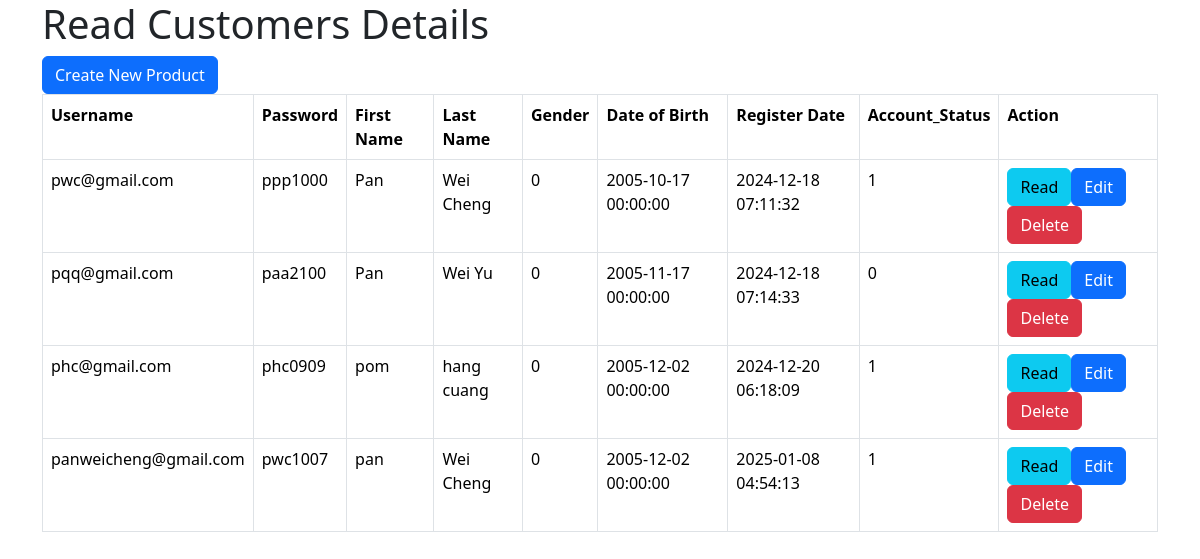
The app's page /customer_listing.php (signed in) with its own data.
### tables this page shows
CREATE TABLE IF NOT EXISTS `customers` (
  `user_name` varchar(50) NOT NULL,
  `password` varchar(20) NOT NULL,
  `firstname` varchar(30) NOT NULL,
  `lastname` varchar(30) NOT NULL,
  `gender` tinyint(1) NOT NULL,
  `dateofbirth` datetime NOT NULL,
  `registrationdate` datetime NOT NULL,
  `accountstatus` tinyint(1) NOT NULL,
  PRIMARY KEY (`user_name`)
);

### customer_listing.php (the view, shortened to what this page needs)
<!DOCTYPE HTML>
<html>
<head>
    <link href="https://cdn.jsdelivr.net/npm/bootstrap@5.3.3/dist/css/bootstrap.min.css" rel="stylesheet">
</head>
<body>
    <div class="container">
        <div class="page-header">
            <h1>Read Customers Details</h1>
        </div>
        <?php
        include 'config/database.php';
        $query = "SELECT user_name, password, firstname, lastname, gender, dateofbirth, registrationdate, accountstatus FROM customers";
        $stmt = $con->prepare($query);
        $stmt->execute();
        $num = $stmt->rowCount();
        echo "<a href='customer_create.php' class='btn btn-primary m-b-1em'>Create New Product</a>";
        if ($num > 0) {
            echo "<table class='table table-hover table-responsive table-bordered'>";
            echo "<tr>";
            echo "<th>Username</th>";
            echo "<th>Password</th>";
            echo "<th>First Name</th>";
            echo "<th>Last Name</th>";
            echo "<th>Gender</th>";
            echo "<th>Date of Birth</th>";
            echo "<th>Register Date</th>";
            echo "<th>Account_Status</th>";
            echo "<th>Action</th>";
            echo "</tr>";
            while ($row = $stmt->fetch(PDO::FETCH_ASSOC)) {
                extract($row);
                echo "<tr>";
                echo "<td>{$user_name}</td>";
                echo "<td>{$password}</td>";
                echo "<td>{$firstname}</td>";
                echo "<td>{$lastname}</td>";
                echo "<td>{$gender}</td>";
                echo "<td>{$dateofbirth}</td>";
                echo "<td>{$registrationdate}</td>";
                echo "<td>{$accountstatus}</td>";
                echo "<td>";
                echo "<a href='customer_details.php?id={$user_name}' class='btn btn-info m-r-1em'>Read</a>";
                echo "<a href='update.php?id={$user_name}' class='btn btn-primary m-r-1em'>Edit</a>";
                echo "<a href='#' onclick='delete_user({$user_name});'  class='btn btn-danger'>Delete</a>";
                echo "</td>";
                echo "</tr>";
            }
            echo "</table>";
        }
        else {
            echo "<div class='alert alert-danger'>No records found.</div>";
        }
        ?>
    </div>
</body>
</html>

### records on screen
customers: user_name "pwc@gmail.com", password "ppp1000", firstname "Pan", lastname "Wei Cheng", gender "0", dateofbirth "2005-10-17 00:00:00", registrationdate "2024-12-18 07:11:32", accountstatus "1"
customers: user_name "pqq@gmail.com", password "paa2100", firstname "Pan", lastname "Wei Yu", gender "0", dateofbirth "2005-11-17 00:00:00", registrationdate "2024-12-18 07:14:33", accountstatus "0"
customers: user_name "phc@gmail.com", password "phc0909", firstname "pom", lastname "hang cuang", gender "0", dateofbirth "2005-12-02 00:00:00", registrationdate "2024-12-20 06:18:09", accountstatus "1"
customers: user_name "panweicheng@gmail.com", password "pwc1007", firstname "pan", lastname "Wei Cheng", gender "0", dateofbirth "2005-12-02 00:00:00", registrationdate "2025-01-08 04:54:13", accountstatus "1"
